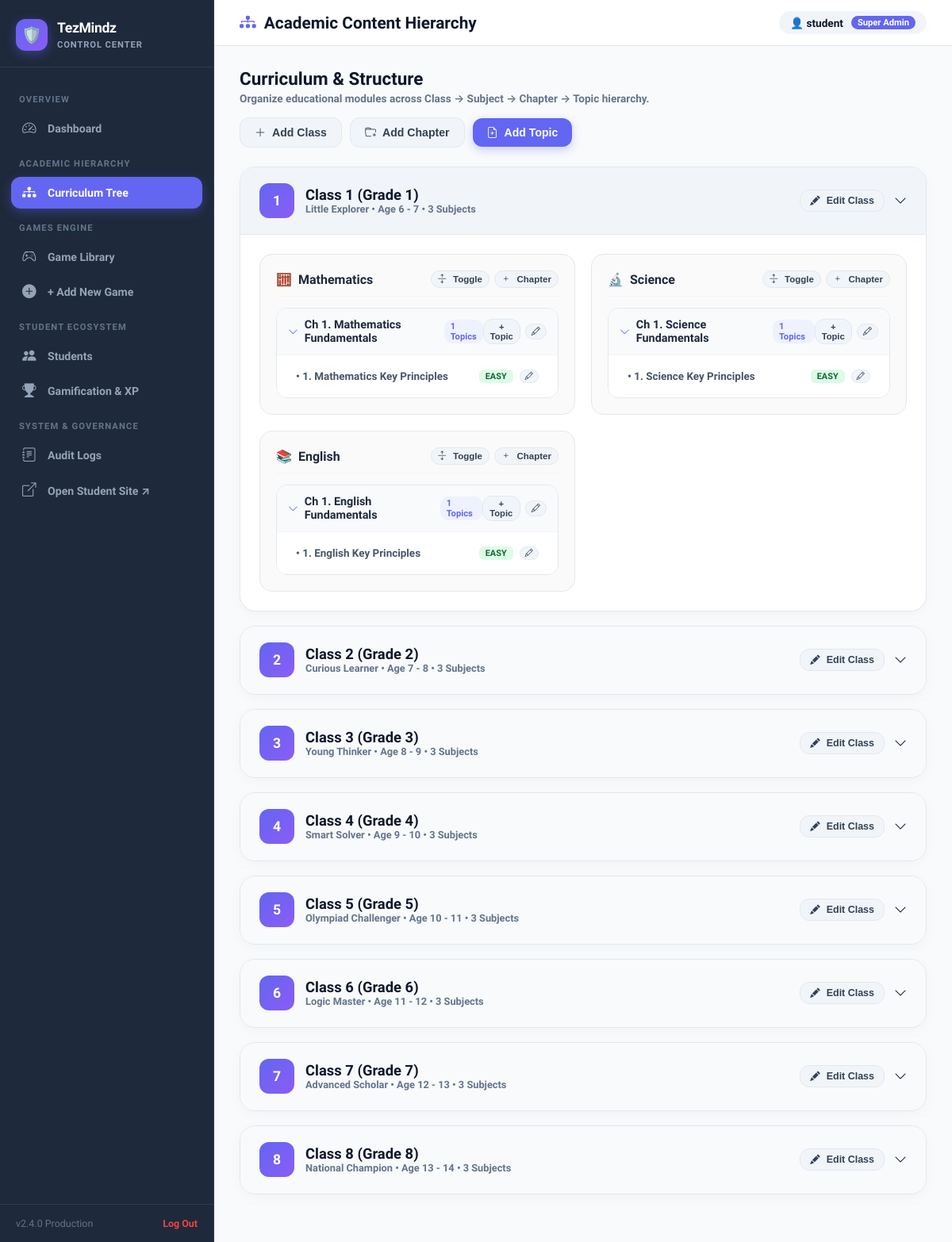
Page /tezadmin/academic/ (signed in) on the committed database.
### academics/models.py (models this page shows, shortened)
class Class(models.Model):
    grade_number = models.PositiveIntegerField(unique=True)
    name = models.CharField(max_length=50)           # e.g., "Grade 5"
    class_label = models.CharField(max_length=50)    # e.g., "Class 5"
    slug = models.SlugField(unique=True, blank=True)  # e.g., "class-5"
    stage = models.CharField(max_length=100)          # e.g., "Olympiad Challenger"
    age_group = models.CharField(max_length=50)       # e.g., "Age 10 - 11"
    description = models.TextField(blank=True)
    category = models.CharField(
        max_length=20,
        choices=[
            ("primary", "Primary"),
            ("middle", "Middle"),
            ("senior", "Senior"),
        ]
    )
    is_active = models.BooleanField(default=True)
    created_at = models.DateTimeField(auto_now_add=True, null=True)
    updated_at = models.DateTimeField(auto_now=True, null=True)
    class Meta:
        verbose_name_plural = "Classes"
        ordering = ["grade_number"]

class ClassSubject(models.Model):
    student_class = models.ForeignKey(Class, on_delete=models.CASCADE, related_name="class_subjects")
    subject = models.ForeignKey(Subject, on_delete=models.CASCADE, related_name="class_subjects")
    total_modules = models.PositiveIntegerField(default=0)
    class Meta:
        unique_together = ("student_class", "subject")

class Subject(models.Model):
    title = models.CharField(max_length=100, unique=True)
    subtitle = models.CharField(max_length=255)
    olympiad_code = models.CharField(max_length=100)
    icon_type = models.CharField(
        max_length=50,
        choices=[
            ("math", "math"),
            ("science", "science"),
            ("english", "english"),
        ]
    )
    color_theme = models.JSONField()
    is_active = models.BooleanField(default=True)

class Chapter(models.Model):
    class_subject = models.ForeignKey(ClassSubject, on_delete=models.CASCADE, related_name="chapters")
    name = models.CharField(max_length=255)
    slug = models.SlugField(blank=True)
    description = models.TextField(blank=True)
    order = models.PositiveIntegerField()
    is_active = models.BooleanField(default=True)
    class Meta:
        ordering = ["order"]
        unique_together = ("class_subject", "order")

class Concept(models.Model):
    DIFFICULTY_CHOICES = [
        ("easy", "Easy"),
        ("medium", "Medium"),
        ("hard", "Hard"),
    ]
    chapter = models.ForeignKey(Chapter, on_delete=models.CASCADE, related_name="concepts")
    name = models.CharField(max_length=255)
    slug = models.SlugField(blank=True)
    description = models.TextField()
    real_world_example = models.TextField(blank=True, null=True)
    difficulty = models.CharField(max_length=20, choices=DIFFICULTY_CHOICES, default="medium")
    estimated_time = models.PositiveIntegerField(default=15, help_text="Estimated time in minutes")
    order = models.PositiveIntegerField()
    is_active = models.BooleanField(default=True)
    class Meta:
        ordering = ["order"]
        unique_together = ("chapter", "order")

### common/admin_views.py (the view)
# urls.py: path("academic/", admin_views.admin_academic_hierarchy_view, name="academic_hierarchy"),
@user_passes_test(is_staff_or_admin, login_url="/login/")
def admin_academic_hierarchy_view(request):
    classes = Class.objects.prefetch_related(
        "class_subjects__subject",
        "class_subjects__chapters__concepts"
    ).order_by("grade_number")
    all_subjects = Subject.objects.all().order_by("title")
    context = {
        "title": "Academic Content Hierarchy",
        "active_tab": "academic",
        "classes": classes,
        "all_subjects": all_subjects,
    }
    return render(request, "admin/academic_hierarchy.html", context)

### frontend/templates/admin/academic_hierarchy.html (shortened to what this page needs)
{% extends "admin/base_admin.html" %}
{% block header_title %}
  <i class="bi bi-diagram-3-fill" style="color:#6366F1;"></i>
  Academic Content Hierarchy
{% endblock %}
{% block content %}
<div class="hierarchy-toolbar">
  <div>
    <h2 style="font-size: 1.4rem; font-weight: 900; margin-bottom: 4px;">Curriculum & Structure</h2>
    <p style="font-size: 0.85rem; color: var(--text-muted); font-weight: 600;">
      Organize educational modules across Class → Subject → Chapter → Topic hierarchy.
    </p>
  </div>
  <div class="hierarchy-actions">
    <button class="btn-admin btn-admin-secondary" onclick="openClassModal()">
      <i class="bi bi-plus-lg"></i> Add Class
    </button>
    <button class="btn-admin btn-admin-secondary" onclick="openChapterModal()">
      <i class="bi bi-folder-plus"></i> Add Chapter
    </button>
    <button class="btn-admin btn-admin-primary" onclick="openTopicModal()">
      <i class="bi bi-file-earmark-plus"></i> Add Topic
    </button>
  </div>
</div>
<div class="class-accordion">
  {% for cls in classes %}
    <div class="class-node {% if forloop.first %}open{% endif %}" id="class-node-{{ cls.id }}">
      <div class="class-node-header" onclick="toggleClassNode('{{ cls.id }}')">
        <div class="class-meta">
          <div class="class-badge">{{ cls.grade_number }}</div>
          <div>
            <div class="class-title">{{ cls.class_label|default:cls.name }} ({{ cls.name }})</div>
            <div class="class-subtitle">{{ cls.stage }} • {{ cls.age_group }} • {{ cls.class_subjects.count }} Subjects</div>
          </div>
        </div>
        <div style="display: flex; align-items: center; gap: 12px;">
          <button class="btn-admin btn-admin-secondary" style="padding: 6px 12px; font-size: 0.78rem;" onclick="event.stopPropagation(); editClass('{{ cls.id }}', '{{ cls.grade_number }}', '{{ cls.name }}', '{{ cls.class_label }}', '{{ cls.stage }}', '{{ cls.age_group }}')">
            <i class="bi bi-pencil-fill"></i> Edit Class
          </button>
          <i class="bi bi-chevron-down" id="chevron-{{ cls.id }}"></i>
        </div>
      </div>
      <div class="class-node-body">
        {% if cls.class_subjects.all %}
          <div class="subjects-grid">
            {% for cs in cls.class_subjects.all %}
              <div class="subject-box" id="subject-box-{{ cs.id }}">
                <div class="subject-header">
                  <div class="subject-title">
                    <span>
                      {% if cs.subject.icon_type == 'math' %}🧮
                      {% elif cs.subject.icon_type == 'science' %}🔬
                      {% elif cs.subject.icon_type == 'english' %}📚
                      {% else %}📖{% endif %}
                    </span>
                    <span>{{ cs.subject.title }}</span>
                  </div>
                  <div style="display: flex; align-items: center; gap: 6px;">
                    <button class="btn-admin btn-admin-secondary" style="padding: 4px 8px; font-size: 0.72rem;" onclick="toggleAllSubjectChapters('{{ cs.id }}')" title="Expand / Collapse all chapters">
                      <i class="bi bi-arrows-expand"></i> Toggle
                    </button>
                    <button class="btn-admin btn-admin-secondary" style="padding: 4px 8px; font-size: 0.72rem;" onclick="openChapterModal('{{ cs.id }}', '{{ cls.class_label|default:cls.name }} • {{ cs.subject.title }}')">
                      <i class="bi bi-plus"></i> Chapter
                    </button>
                  </div>
                </div>
                <div class="chapters-list">
                  {% for ch in cs.chapters.all %}
                    <div class="chapter-item {% if forloop.first %}open{% endif %}" id="chapter-item-{{ ch.id }}">
                      <div class="chapter-item-head" onclick="toggleChapter('{{ ch.id }}')">
                        <div class="chapter-title-group">
                          <i class="bi bi-chevron-right chapter-chevron" id="chapter-chevron-{{ ch.id }}"></i>
                          <span><strong>Ch {{ ch.order }}.</strong> {{ ch.name }}</span>
                          <span class="topic-count-pill">{{ ch.concepts.count }} Topics</span>
                        </div>
                        <div style="display: flex; align-items: center; gap: 6px;" onclick="event.stopPropagation()">
                          <button class="btn-admin btn-admin-secondary" style="padding: 3px 8px; font-size: 0.7rem;" onclick="openTopicModal('{{ ch.id }}', '{{ cls.class_label|default:cls.name }} • {{ cs.subject.title }} → Ch {{ ch.order }}: {{ ch.name }}')" title="Add Topic to Chapter">
                            + Topic
                          </button>
                          <button class="btn-admin btn-admin-secondary" style="padding: 3px 7px; font-size: 0.7rem;" onclick="editChapter('{{ ch.id }}', '{{ cs.id }}', '{{ ch.name|escapejs }}', '{{ ch.order }}', '{{ ch.description|escapejs }}', '{{ cls.class_label|default:cls.name }} • {{ cs.subject.title }}')" title="Edit Chapter">
                            <i class="bi bi-pencil"></i>
                          </button>
                        </div>
                      </div>
                      <div class="topics-list">
                        {% for top in ch.concepts.all %}
                          <div class="topic-item">
                            <span>• {{ top.order }}. {{ top.name }}</span>
                            <div style="display: flex; align-items: center; gap: 8px;">
                              <span class="diff-pill diff-{{ top.difficulty }}">{{ top.difficulty }}</span>
                              <button class="btn-admin btn-admin-secondary" style="padding: 2px 6px; font-size: 0.65rem;" onclick="editTopic('{{ top.id }}', '{{ ch.id }}', '{{ top.name|escapejs }}', '{{ top.order }}', '{{ top.difficulty }}', '{{ top.description|escapejs }}', '{{ cls.class_label|default:cls.name }} • {{ cs.subject.title }} → Ch {{ ch.order }}: {{ ch.name }}')" title="Edit Topic">
                                <i class="bi bi-pencil"></i>
                              </button>
                            </div>
                          </div>
                        {% empty %}
                          <div style="font-size: 0.75rem; color: #94A3B8; text-align: center; padding: 6px;">No topics created yet. Click "+ Topic" above.</div>
                        {% endfor %}
                      </div>
                    </div>
                  {% empty %}
                    <div style="font-size: 0.8rem; color: #94A3B8; text-align: center; padding: 16px; border: 1px dashed var(--border); border-radius: 12px;">
                      No chapters found. Click "+ Chapter" to create one.
                    </div>
                  {% endfor %}
                </div>
              </div>
            {% endfor %}
          </div>
        {% else %}
          <div style="text-align: center; padding: 24px; color: #94A3B8;">
            No subjects configured for this class yet.
          </div>
        {% endif %}
      </div>
    </div>
  {% endfor %}
</div>
{% endblock %}

### frontend/templates/admin/base_admin.html (shortened to what this page needs)
<!DOCTYPE html>
<html lang="en">
<head>
  <link rel="stylesheet" href="https://cdn.jsdelivr.net/npm/bootstrap-icons@1.11.3/font/bootstrap-icons.min.css" />
</head>
<body>
  <aside class="admin-sidebar">
    <a href="{% url 'tezadmin:dashboard' %}" class="sidebar-brand">
      <div class="sidebar-brand-icon">🛡️</div>
      <div class="sidebar-brand-text">
        <strong>TezMindz</strong>
        <small>Control Center</small>
      </div>
    </a>
    <nav class="sidebar-menu">
      <div class="menu-header">Overview</div>
      <a href="{% url 'tezadmin:dashboard' %}" class="menu-link {% if active_tab == 'dashboard' %}active{% endif %}">
        <i class="bi bi-speedometer2"></i>
        <span>Dashboard</span>
      </a>
      <div class="menu-header">Academic Hierarchy</div>
      <a href="{% url 'tezadmin:academic_hierarchy' %}" class="menu-link {% if active_tab == 'academic' %}active{% endif %}">
        <i class="bi bi-diagram-3-fill"></i>
        <span>Curriculum Tree</span>
      </a>
      <div class="menu-header">Games Engine</div>
      <a href="{% url 'tezadmin:game_library' %}" class="menu-link {% if active_tab == 'games' %}active{% endif %}">
        <i class="bi bi-controller"></i>
        <span>Game Library</span>
      </a>
      <a href="{% url 'tezadmin:game_add' %}" class="menu-link">
        <i class="bi bi-plus-circle-fill"></i>
        <span>+ Add New Game</span>
      </a>
      <div class="menu-header">Student Ecosystem</div>
      <a href="{% url 'tezadmin:student_list' %}" class="menu-link {% if active_tab == 'students' %}active{% endif %}">
        <i class="bi bi-people-fill"></i>
        <span>Students</span>
      </a>
      <a href="{% url 'tezadmin:gamification' %}" class="menu-link {% if active_tab == 'gamification' %}active{% endif %}">
        <i class="bi bi-trophy-fill"></i>
        <span>Gamification & XP</span>
      </a>
      <div class="menu-header">System & Governance</div>
      <a href="{% url 'tezadmin:audit_logs' %}" class="menu-link {% if active_tab == 'audit_logs' %}active{% endif %}">
        <i class="bi bi-journal-text"></i>
        <span>Audit Logs</span>
      </a>
      <a href="{% url 'common:dashboard' %}" class="menu-link" target="_blank">
        <i class="bi bi-box-arrow-up-right"></i>
        <span>Open Student Site ↗</span>
      </a>
    </nav>
    <div class="sidebar-footer">
      <span>v2.4.0 Production</span>
      <a href="{% url 'common:logout' %}" style="color:#EF4444;text-decoration:none;font-weight:800;">Log Out</a>
    </div>
  </aside>
  <main class="admin-main">
    <header class="admin-header">
      <div class="header-title">
        {% block header_title %}{{ title }}{% endblock %}
      </div>
      <div class="header-actions">
        <div class="admin-user-pill">
          <span>👤 {{ request.user.username }}</span>
          <span class="badge">{% if request.user.is_superuser %}Super Admin{% else %}Staff Admin{% endif %}</span>
        </div>
      </div>
    </header>
    <div class="admin-body">
      {% block content %}{% endblock %}
    </div>
  </main>
</body>
</html>

### rows in the picture
Class: grade_number "1", class_label "Class 1", name "Grade 1", stage "Little Explorer", age_group "Age 6 - 7", class_subjects.count "3"
ClassSubject: subject "Mathematics"
Chapter: order "1", name "Mathematics Fundamentals", concepts.count "1"
Concept: order "1", name "Mathematics Key Principles", difficulty "EASY"
ClassSubject: subject "Science"
Chapter: order "1", name "Science Fundamentals", concepts.count "1"
Concept: order "1", name "Science Key Principles", difficulty "EASY"
ClassSubject: subject "English"
Chapter: order "1", name "English Fundamentals", concepts.count "1"
Concept: order "1", name "English Key Principles", difficulty "EASY"
Class: grade_number "2", class_label "Class 2", name "Grade 2", stage "Curious Learner", age_group "Age 7 - 8", class_subjects.count "3"
Class: grade_number "3", class_label "Class 3", name "Grade 3", stage "Young Thinker", age_group "Age 8 - 9", class_subjects.count "3"
Class: grade_number "4", class_label "Class 4", name "Grade 4", stage "Smart Solver", age_group "Age 9 - 10", class_subjects.count "3"
Class: grade_number "5", class_label "Class 5", name "Grade 5", stage "Olympiad Challenger", age_group "Age 10 - 11", class_subjects.count "3"
Class: grade_number "6", class_label "Class 6", name "Grade 6", stage "Logic Master", age_group "Age 11 - 12", class_subjects.count "3"
Class: grade_number "7", class_label "Class 7", name "Grade 7", stage "Advanced Scholar", age_group "Age 12 - 13", class_subjects.count "3"
Class: grade_number "8", class_label "Class 8", name "Grade 8", stage "National Champion", age_group "Age 13 - 14", class_subjects.count "3"

### other values in the picture
{{ request.user.username }} "student"
